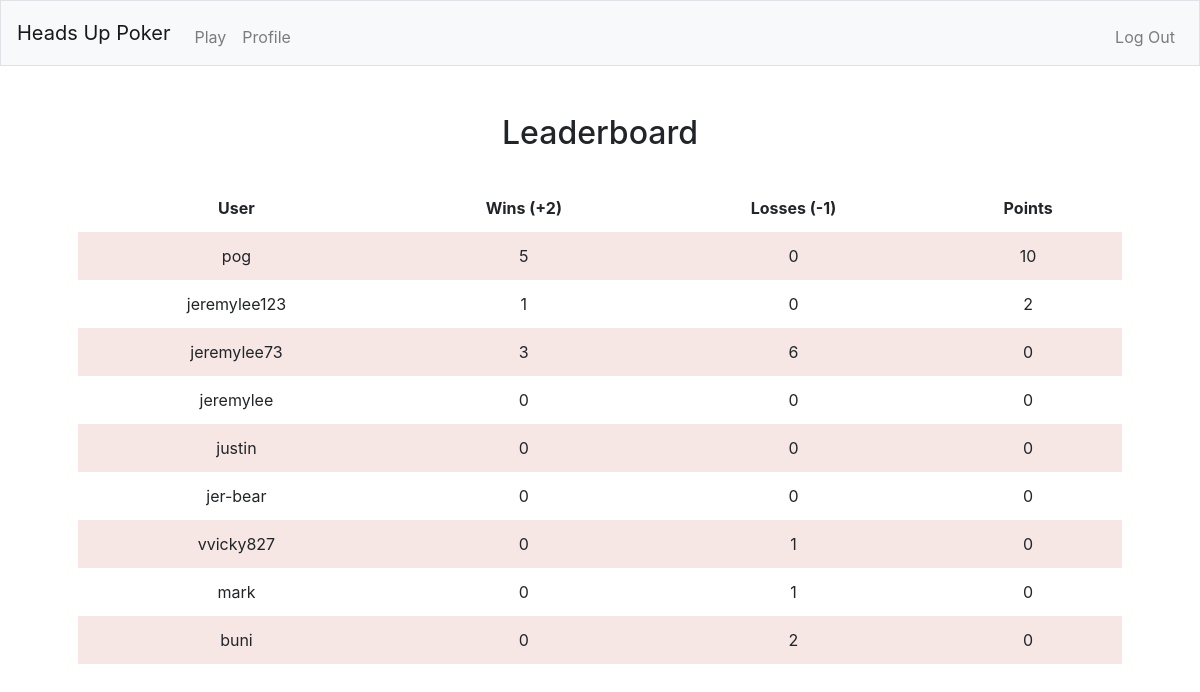
The page / (signed in) on the database its author committed.
### tables this page shows
CREATE TABLE 'users' ('id' integer PRIMARY KEY NOT NULL, 'username' text NOT NULL, 'password' text NOT NULL, 'wins' integer NOT NULL, 'losses' integer NOT NULL);

### application.py (the view)
@app.route("/")
@login_required
def index():
    users = db.execute("SELECT * FROM users")
    users.sort(reverse=True, key=points)
    return render_template("index.html", users=users)

### application.py (called while the page is built)
@app.after_request
def after_request(response):
    response.headers["Cache-Control"] = "no-cache, no-store, must-revalidate"
    response.headers["Expires"] = 0
    response.headers["Pragma"] = "no-cache"
    return response

### helpers.py (called while the page is built)
def login_required(f):
    @wraps(f)
    def decorated_function(*args, **kwargs):
        if session.get("user_id") is None:
            return redirect("/login")
        return f(*args, **kwargs)
    return decorated_function

def points(e):
    return e['wins'] * 2 - e['losses']

### templates/index.html (shortened to what this page needs)
{% extends "layout.html" %}
{% block main %}
    <div class="section">
        <h2>Leaderboard</h2><br>
        <table>
            <thead>
                <tr>
                    <th>User</th>
                    <th>Wins (+2)</th>
                    <th>Losses (-1)</th>
                    <th>Points</th>
                </tr>
            </thead>
            <tbody>
                {% for user in users %}
                    <tr>
                        <td>{{ user['username'] }}</td>
                        <td>{{ user['wins'] }}</td>
                        <td>{{ user['losses'] }}</td>
                        {% if user['wins'] * 2 - user['losses'] < 0 %}
                            <td>0</td>
                        {% else %}
                            <td>{{ user['wins'] * 2 - user['losses'] }}</td>
                        {% endif %}
                    </tr>
                {% endfor %}
            </tbody>
        </table>
    </div>
{% endblock %}

### templates/layout.html (shortened to what this page needs)
<!DOCTYPE html>
<html lang="en">
    <head>
        <link rel="stylesheet" href="https://cdn.jsdelivr.net/npm/bootstrap@4.5.3/dist/css/bootstrap.min.css">
        <link href="/static/styles.css" rel="stylesheet">
    </head>
    <body>
        <nav class="navbar navbar-expand-md navbar-light bg-light border">
            <a class="navbar-brand" href="/">Heads Up Poker</a>
            <div class="collapse navbar-collapse" id="navbar">
                {% if session.user_id %}
                    <ul class="navbar-nav mr-auto mt-2">
                        <li class="nav-item"><a class="nav-link" href="/play">Play</a></li>
                        <li class="nav-item"><a class="nav-link" href="/profile">Profile</a></li>
                    </ul>
                    <ul class="navbar-nav ml-auto mt-2">
                        <li class="nav-item"><a class="nav-link" href="/logout">Log Out</a></li>
                    </ul>
                {% else %}
                    <ul class="navbar-nav ml-auto mt-2">
                        <li class="nav-item"><a class="nav-link" href="/register">Register</a></li>
                        <li class="nav-item"><a class="nav-link" href="/login">Log In</a></li>
                    </ul>
                {% endif %}
            </div>
        </nav>
        <main class="container p-5">
            {% block main %}{% endblock %}
        </main>
    </body>
</html>

### static/styles.css (style rules this page uses)
main { overflow-x: auto; text-align: center; }
table { background-color: transparent; margin-bottom: 1rem; width: 100%; }
table th, table td { padding: 0.75rem; vertical-align: middle; }
tbody tr:nth-of-type(odd) { background-color: rgb(163, 23, 2, 0.1) }

### rows shown on the page
users: username "pog", wins "5", losses "0", user['wins']*2-user['losses'] "10"
users: username "jeremylee123", wins "1", losses "0", user['wins']*2-user['losses'] "2"
users: username "jeremylee73", wins "3", losses "6", user['wins']*2-user['losses'] "0"
users: username "jeremylee", wins "0", losses "0", user['wins']*2-user['losses'] "0"
users: username "justin", wins "0", losses "0", user['wins']*2-user['losses'] "0"
users: username "jer-bear", wins "0", losses "0", user['wins']*2-user['losses'] "0"
users: username "vvicky827", wins "0", losses "1"
users: username "mark", wins "0", losses "1"
users: username "buni", wins "0", losses "2"
